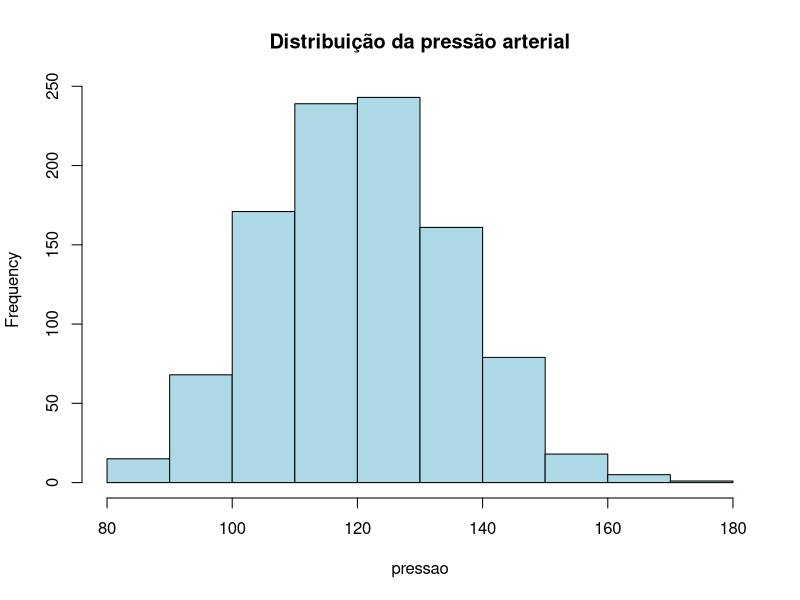
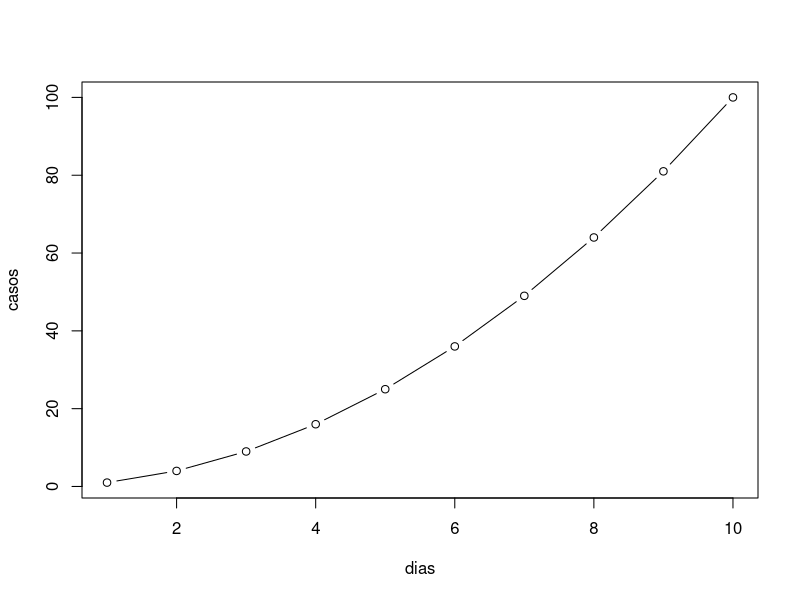

Generate these figures, in order, with R:
## ---- chunk 1
pressao <- rnorm(1000, mean = 120, sd = 15)
hist(pressao, col = "lightblue", main = "Distribuição da pressão arterial")
## ---- chunk 2
dados <- data.frame(
  grupo = rep(c("Controle", "Tratamento"), each = 50),
  glicemia = rnorm(100, mean = rep(c(100, 90), each = 50))
)

t.test(glicemia ~ grupo, data = dados)
## ---- chunk 3
medias <- numeric(5)

for(i in 1:5){
  medias[i] <- mean(rnorm(100, mean = 100))
}

medias
## ---- chunk 4
dias <- 1:10
casos <- dias^2
plot(dias, casos, type = "b")
